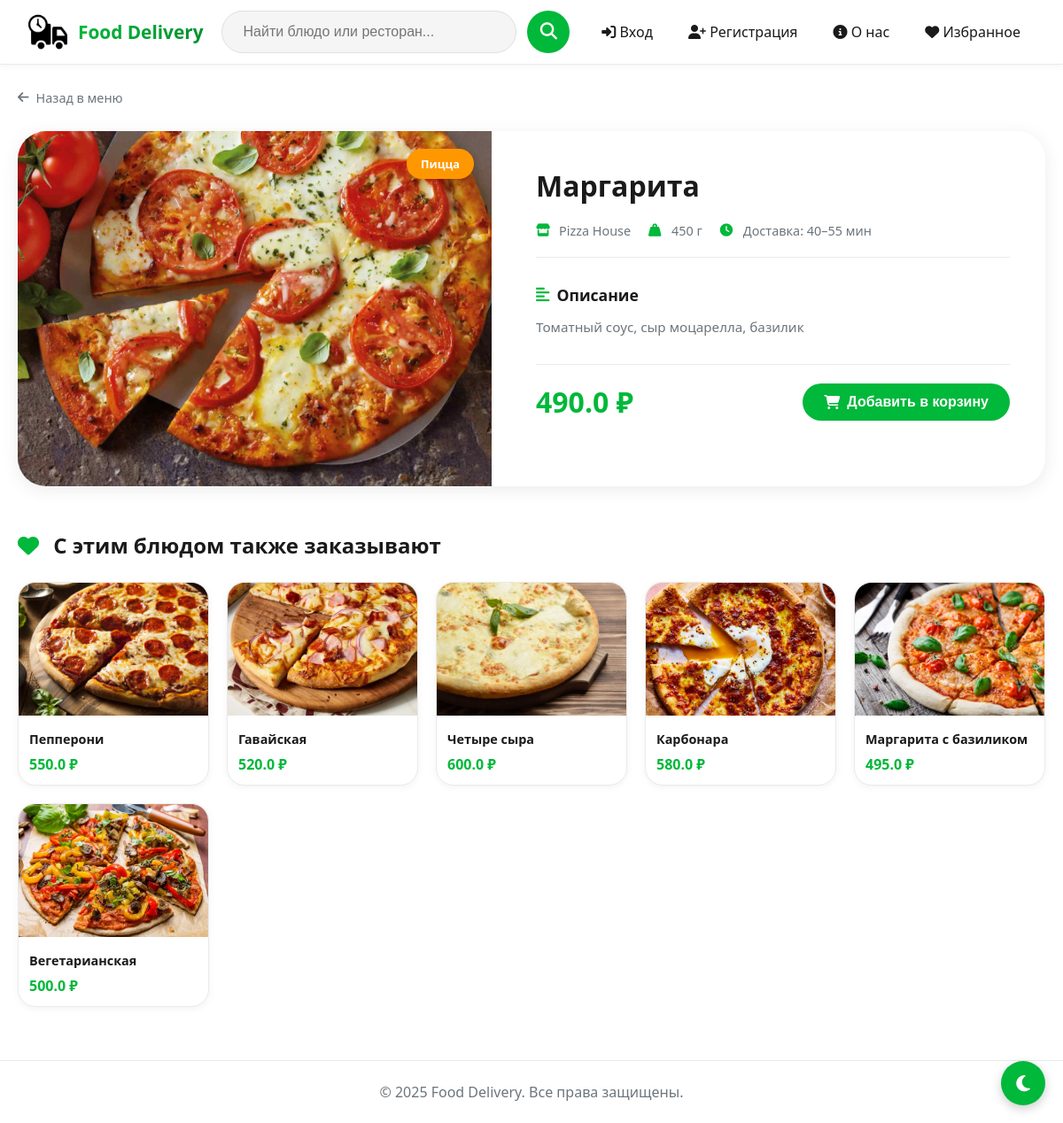
Page /menu/1 on the committed database.
### models.py (models this page shows, shortened)
class MenuItem(db.Model):
    __tablename__ = 'menu_item'
    search_name = db.Column(db.String(200), default='')
    id = db.Column(db.Integer, primary_key=True)
    name = db.Column(db.String(200), nullable=False, index=True)
    price = db.Column(db.Float, nullable=False)
    restaurant_id = db.Column(db.Integer, db.ForeignKey('restaurant.id', ondelete='CASCADE'), nullable=False)
    description = db.Column(db.String(400))
    weight = db.Column(db.String(50))
    image = db.Column(db.String(200), default='images/default.png')
    category = db.Column(db.String(50), default='other')

class Restaurant(db.Model):
    __tablename__ = 'restaurant'
    id = db.Column(db.Integer, primary_key=True)
    name = db.Column(db.String(150), nullable=False, index=True)
    city = db.Column(db.String(100), index=True)
    delivery_time = db.Column(db.Integer, default=30)
    image = db.Column(db.String(200), default='images/default.png')
    menu_items = db.relationship('MenuItem', backref='restaurant', lazy=True, cascade='all, delete-orphan')
    rating_sum = db.Column(db.Float, default=0.0)  # Сумма всех оценок
    rating_count = db.Column(db.Integer, default=0)  # Количество оценок

### routes.py (the view)
@main_bp.route('/menu/<int:item_id>')
def menu_item(item_id):
    item = MenuItem.query.get_or_404(item_id)
    return render_template('menu_item.html', item=item)

### templates/menu_item.html (shortened to what this page needs)
{% extends "base.html" %}
{% block content %}
<div class="dish-page">
    <div class="back-link-wrapper">
        <a href="{{ url_for('main.restaurant', restaurant_id=item.restaurant_id) }}" class="back-link">
            <i class="fas fa-arrow-left"></i> Назад в меню
        </a>
    </div>
    <div class="dish-container">
        <div class="dish-image">
            <img src="{{ url_for('static', filename=item.image) }}" alt="{{ item.name }}">
            {% if item.category == 'pizza' %}
                <span class="dish-badge pizza"> Пицца</span>
            {% elif item.category == 'burger' %}
                <span class="dish-badge burger"> Бургер</span>
            {% elif item.category == 'sushi' %}
                <span class="dish-badge sushi"> Суши</span>
            {% elif item.category == 'breakfast' %}
                <span class="dish-badge breakfast"> Завтрак</span>
            {% elif item.category == 'dessert' %}
                <span class="dish-badge dessert"> Десерт</span>
            {% elif item.category == 'drink' %}
                <span class="dish-badge drink"> Напиток</span>
            {% else %}
                <span class="dish-badge other"> Другое</span>
            {% endif %}
        </div>
        <div class="dish-info">
            <h1>{{ item.name }}</h1>
            <div class="dish-meta">
                <div class="meta-item">
                    <i class="fas fa-store"></i>
                    <span>{{ item.restaurant.name }}</span>
                </div>
                <div class="meta-item">
                    <i class="fas fa-weight-hanging"></i>
                    <span>{{ item.weight }}</span>
                </div>
                <div class="meta-item">
                    <i class="fas fa-clock"></i>
                    <span>Доставка: {{ item.restaurant.delivery_time }}–{{ item.restaurant.delivery_time + 15 }} мин</span>
                </div>
            </div>
            <div class="dish-description">
                <h3><i class="fas fa-align-left"></i> Описание</h3>
                <p>{{ item.description }}</p>
            </div>
            <div class="dish-price">
                <div class="price">{{ item.price }} ₽</div>
                <form action="{{ url_for('main.add_to_cart', item_id=item.id) }}" method="post">
                    <button type="submit" class="add-to-cart-btn">
                        <i class="fas fa-shopping-cart"></i> Добавить в корзину
                    </button>
                </form>
            </div>
        </div>
    </div>
    {% set similar_items = item.restaurant.menu_items|selectattr("category", "equalto", item.category)|list %}
    {% if similar_items|length > 1 %}
    <div class="similar-section">
        <h2><i class="fas fa-heart"></i> С этим блюдом также заказывают</h2>
        <div class="similar-grid">
            {% for similar in similar_items %}
                {% if similar.id != item.id %}
                <div class="similar-card">
                    <a href="{{ url_for('main.menu_item', item_id=similar.id) }}">
                        <img src="{{ url_for('static', filename=similar.image) }}" alt="{{ similar.name }}">
                        <div class="similar-info">
                            <h4>{{ similar.name }}</h4>
                            <p class="similar-price">{{ similar.price }} ₽</p>
                        </div>
                    </a>
                </div>
                {% endif %}
            {% endfor %}
        </div>
    </div>
    {% endif %}
</div>
{% endblock %}

### static/style.css (style rules this page uses)
* { margin: 0; padding: 0; box-sizing: border-box; }
body { font-family: -apple-system, BlinkMacSystemFont, 'Segoe UI', Roboto, 'Helvetica Neue', Arial, sans-serif; background-color: #ffffff; color: #1a1a1a; transition: background 0.3s ease, color 0.3s ease; animation: fadeIn 0.6s ease-out; }
header, footer, nav, .restaurant, .promo-card, .menu-item, .cart-item, .cart-total, .form-container, .profile-card, .admin-card, .card, .search-input, .search-autocomplete, .btn, .category-btn, input, textarea, select, button, .empty-cart, .team-card, .about-card { transition: background 0.3s ease, color 0.3s ease, border-color 0.3s ease, box-shadow 0.3s ease; }
.btn, button[type="submit"], .restaurant .btn { background: #00b83a; color: white; border-radius: 40px; padding: 12px 24px; font-weight: 600; border: none; cursor: pointer; text-decoration: none; display: inline-flex; align-items: center; gap: 8px; transition: all 0.2s ease; }

### templates/base.html (style rules this page uses)
body { animation: fadeInPage 0.5s ease-out; background: #ffffff; color: #1a1a1a; transition: background 0.3s ease, color 0.3s ease; }
header, footer, nav, .restaurant, .restaurant-card, .item-card, .promo-card, .profile-card, .cashback-card, .orders-card, .cart-item, .cart-total, .menu-item, .team-card, .about-card, .form-container, .edit-profile-form, .admin-card, .search-input, .search-autocomplete, .btn, .category-btn, .search-btn, input, textarea, select, button { transition: background 0.3s ease, color 0.3s ease, border-color 0.3s ease, box-shadow 0.3s ease !important; }

### templates/menu_item.html (style rules this page uses)
.dish-page { max-width: 1200px; margin: 0 auto; padding: 20px 20px 60px; }
.back-link-wrapper { margin-bottom: 20px; }
.back-link { display: inline-flex; align-items: center; gap: 8px; color: #6c757d; text-decoration: none; font-size: 0.9rem; padding: 8px 0; transition: color 0.2s; }
.dish-container { display: flex; gap: 50px; background: white; border-radius: 32px; overflow: hidden; box-shadow: 0 4px 20px rgba(0,0,0,0.08); margin-bottom: 50px; }
.dish-image { flex: 1; position: relative; background: #f8f9fa; min-height: 400px; display: flex; align-items: center; justify-content: center; }
.dish-image img { width: 100%; height: 100%; object-fit: cover; max-height: 450px; }
.dish-badge { position: absolute; top: 20px; right: 20px; padding: 8px 16px; border-radius: 40px; font-size: 0.8rem; font-weight: 600; color: white; box-shadow: 0 2px 8px rgba(0,0,0,0.1); }
.dish-badge.pizza { background: #ff9800; }
.dish-info { flex: 1; padding: 40px 40px 40px 0; }
.dish-info h1 { font-size: 2rem; margin-bottom: 20px; color: #1a1a1a; }
.dish-meta { display: flex; flex-wrap: wrap; gap: 20px; margin-bottom: 30px; padding-bottom: 20px; border-bottom: 1px solid #eaeaea; }
.meta-item { display: flex; align-items: center; gap: 8px; color: #6c757d; font-size: 0.9rem; }
.meta-item i { color: #00b83a; width: 18px; }
.dish-description { margin-bottom: 30px; }
.dish-description h3 { font-size: 1.1rem; margin-bottom: 12px; color: #1a1a1a; display: flex; align-items: center; gap: 8px; }
.dish-description h3 i { color: #00b83a; }
.dish-description p { color: #6c757d; line-height: 1.6; font-size: 0.95rem; }
.dish-price { display: flex; align-items: center; justify-content: space-between; flex-wrap: wrap; gap: 20px; padding-top: 20px; border-top: 1px solid #eaeaea; }
.price { font-size: 2rem; font-weight: 700; color: #00b83a; }
.add-to-cart-btn { background: #00b83a; color: white; border: none; padding: 14px 32px; border-radius: 40px; font-size: 1rem; font-weight: 600; cursor: pointer; transition: all 0.2s; display: flex; align-items: center; gap: 10px; }
.similar-section { margin-top: 20px; }
.similar-section h2 { font-size: 1.5rem; margin-bottom: 25px; color: #1a1a1a; }
.similar-section h2 i { color: #00b83a; margin-right: 10px; }
.similar-grid { display: grid; grid-template-columns: repeat(auto-fill, minmax(200px, 1fr)); gap: 20px; }
.similar-card { background: white; border-radius: 20px; overflow: hidden; transition: all 0.3s ease; box-shadow: 0 2px 8px rgba(0,0,0,0.05); border: 1px solid #eaeaea; }
.similar-card a { text-decoration: none; color: inherit; }
.similar-card img { width: 100%; height: 150px; object-fit: cover; }
.similar-info { padding: 12px; }
.similar-info h4 { font-size: 0.9rem; margin-bottom: 8px; color: #1a1a1a; white-space: nowrap; overflow: hidden; text-overflow: ellipsis; }
.similar-price { font-weight: 700; color: #00b83a; font-size: 1rem; }

### rows in the picture
MenuItem: image (picture), name "Маргарита", weight "450 г", description "Томатный соус, сыр моцарелла, базилик", price "490.0"
Restaurant: restaurant.name "Pizza House", restaurant.delivery_time "40", item.restaurant.delivery_time+15 "55"
MenuItem: image (picture), name "Пепперони", price "550.0"
MenuItem: image (picture), name "Гавайская", price "520.0"
MenuItem: image (picture), name "Четыре сыра", price "600.0"
MenuItem: image (picture), name "Карбонара", price "580.0"
MenuItem: image (picture), name "Маргарита с базиликом", price "495.0"
MenuItem: image (picture), name "Вегетарианская", price "500.0"
